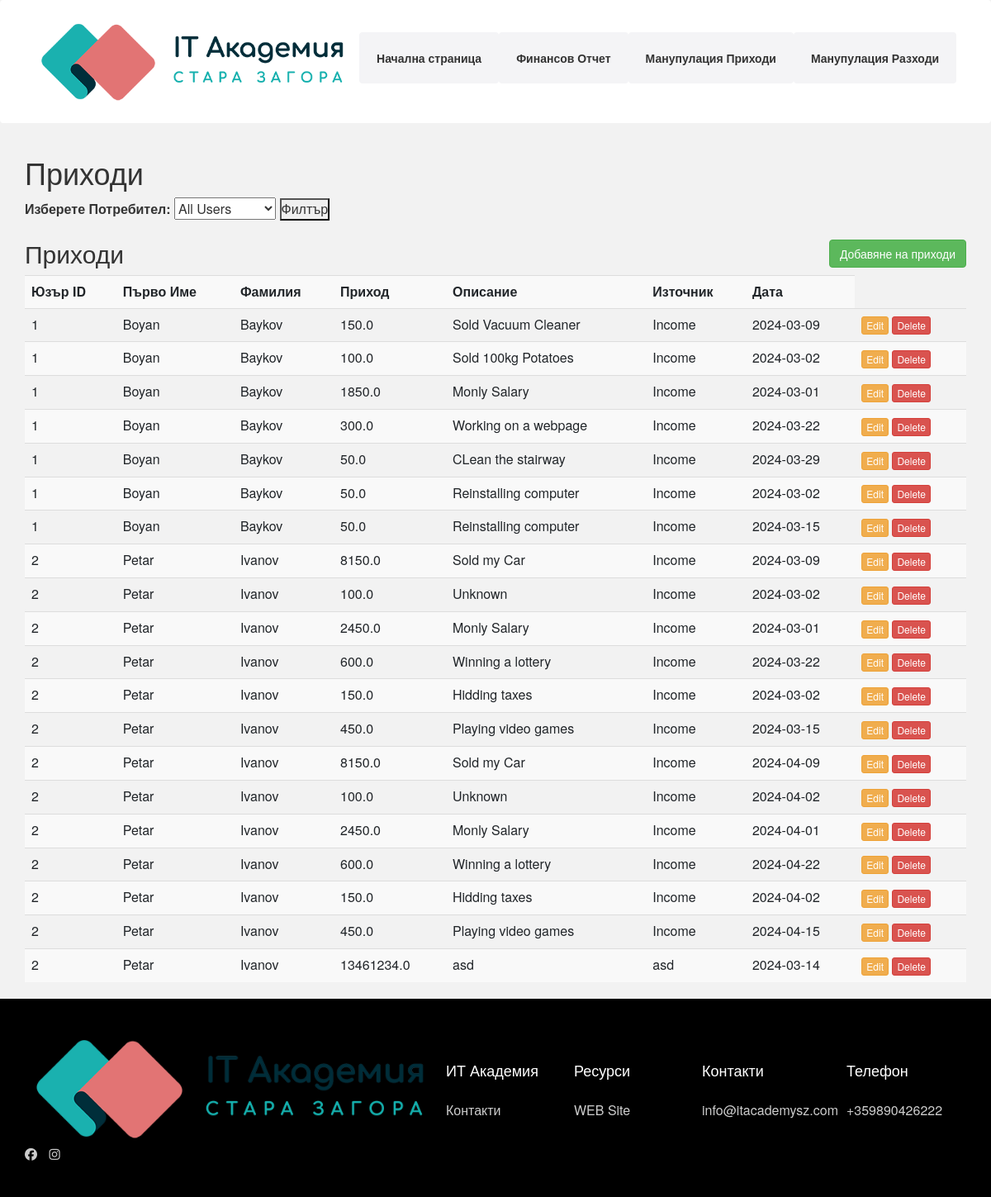
Page /index3 on the earlier database version.
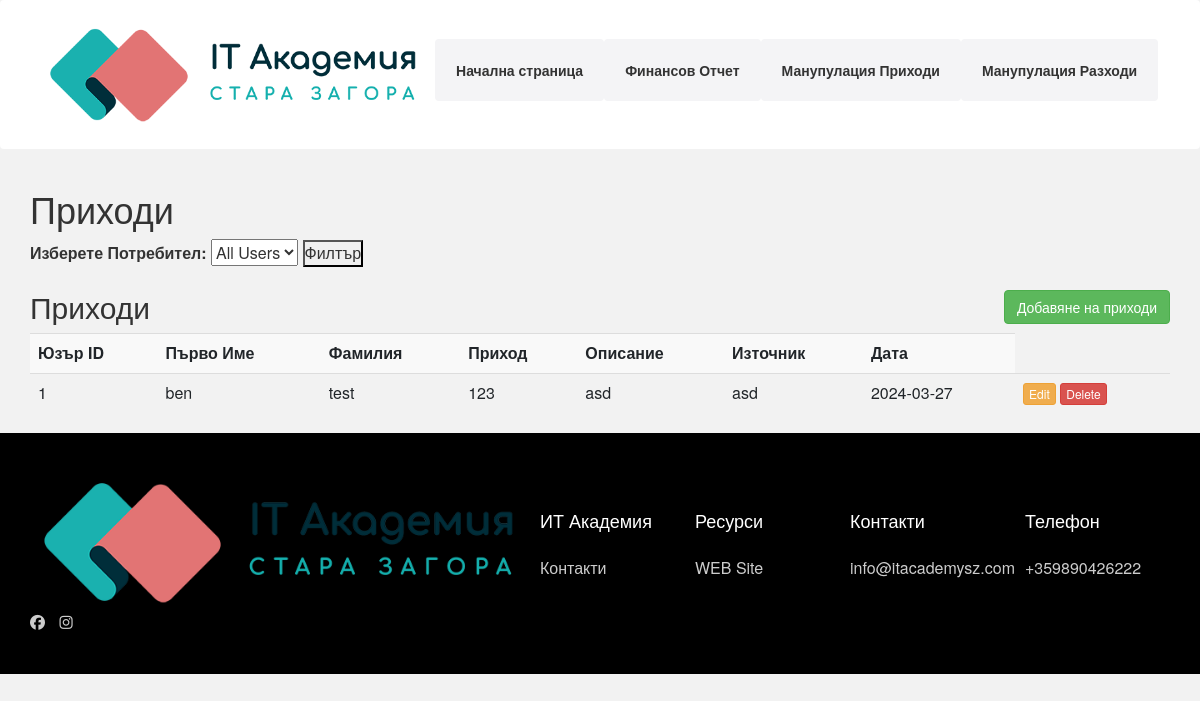
Same page on the later database version.
### web/alchemy.py (models this page shows)
class Income(Base):
    __tablename__ = 'income'
    id = Column(Integer, primary_key=True)
    user_id = Column(Integer, ForeignKey('users.id'))
    income = Column(Integer)
    description = Column(String)
    source = Column(String)
    date = Column(Date, default=datetime.now)
    user = relationship("User", back_populates="incomes")

class User(Base):
    __tablename__ = 'users'
    id = Column(Integer, primary_key=True)
    FirstName = Column(String)
    LastName = Column(String)
    incomes = relationship("Income", back_populates="user")

### web/app.py (the view)
@app.route('/index3', methods=['GET', 'POST'])
def Index3():
    cur.execute("SELECT FirstName, LastName  FROM users")
    user_names = [f"{row[0]} {row[1]}" for row in cur.fetchall()]
    if request.method == 'POST':
        selected_user_name = request.form.get('user_name')
        if selected_user_name:
            cur.execute("""SELECT i.id, i.user_id, u.FirstName, u.LastName, i.income, i.description, i.source, i.date
                            FROM income i
                            JOIN users u ON u.id = i.user_id
                            WHERE u.FirstName || ' ' || u.LastName = ?""", (selected_user_name,))
        else:
            cur.execute("""SELECT i.id, i.user_id, u.FirstName, u.LastName, i.income, i.description, i.source, i.date
                            FROM income i
                            JOIN users u ON u.id = i.user_id""")
        income_data = cur.fetchall()
    else:
        cur.execute("""SELECT i.id, i.user_id, u.FirstName, u.LastName, i.income, i.description, i.source, i.date
                        FROM income i
                        JOIN users u ON u.id = i.user_id""")
        income_data = cur.fetchall()
    return render_template('index3.html', income=income_data, user_names=user_names)

### web/templates/index3.html (shortened to what this page needs)
{% include "header.html" %}
<link href="{{url_for('static', filename = 'css/bootstrap.min.css')}}" rel="stylesheet">
{% block body %}
<div class="container">
   <div class="row">
      <div class="col md-12">
        <h1>Приходи</h1>
        <form method="POST" action="/index3">
          <label for="user_name">Изберете Потребител:</label>
          <select name="user_name" id="user_name">
              <option value="">All Users</option>
          </select>
          <button type="submit">Филтър</button>
        </form>
         <h2>Приходи
          <button type="button" class="btn btn-success  pull-right" data-toggle="modal" data-target="#myModal">Добавяне на приходи
          </button>
          </h2>
         <table class="table table-striped" >
           <tr>
               <th>Юзър ID</th>
               <th>Първо Име</th>
               <th>Фамилия</th>
               <th>Приход</th>
               <th>Описание</th>
               <th>Източник</th>
               <th>Дата</th>
            </tr>
            {% for row in income %}
            <tr>
               <td>{{row.1}}</td>
               <td>{{row.2}}</td>
               <td>{{row.3}}</td>
               <td>{{row.4}}</td>
               <td>{{row.5}}</td>
               <td>{{row.6}}</td>
               <td>{{row.7}}</td>
               <td>
                  <a href="/index3/update/{{row.0}}" class="btn btn-warning btn-xs" data-toggle="modal"
                     data-target="#modaledit{{row.0}}">Edit</a>
                  <a href="/index3/delete/{{ row.0 }}" class="btn btn-danger btn-xs"
                     onclick="return confirm('Are You Sure For Delete?')">Delete</a>
               </td>
            </tr>
            {% endfor %}
         </table>
      </div>
   </div>
</div>
{% endblock %}
{% include "footer.html" %}

### web/templates/header.html (shortened to what this page needs)
<!DOCTYPE html>
<html lang="en">
  <head>
    <link
      rel="stylesheet"
      href="https://cdnjs.cloudflare.com/ajax/libs/font-awesome/6.4.2/css/all.min.css"
    />
    <link
    rel="stylesheet"
    href="https://stackpath.bootstrapcdn.com/bootstrap/4.4.1/css/bootstrap.min.css"
  />
  <link
    rel="stylesheet"
    href="https://stackpath.bootstrapcdn.com/font-awesome/4.7.0/css/font-awesome.min.css"
  />
    <link rel="stylesheet" href="{{ url_for('static', filename='style.css') }}" />
  </head>
  <body style="background-color:#f2f2f2;font-size: 12pt;">
    <nav class="navbar">
      <div class="container">
        <div class="logo">
          <a href="/">
            <img src="{{ url_for('static', filename='it-academy-sz.png') }}" alt="logo" width="390px"/>
          </a>
        </div>
        <div class="main-menu">
          <ul class="menu-item">
            <li>
                <a class="btn" href="/">Начална страница</a>
            </li>
            <li>
                <a class="btn" href="index2" id="/index2" > Финансов Отчет</a>
            </li>
            <li>
                <a class="btn" href="index3" id="/index3" > Манупулация Приходи</a>
            </li>
            <li>
              <a class="btn" href="index4" id="/index4" > Манупулация Разходи</a>
          </li>
          </ul>
        </div>
      </div>
    </nav>

### web/templates/Footer.html
    <footer class="footer bg-black">
        <div class="container">
          <div class="footer-grid">
              <div>
                  <a href="https://itacademysz.com/">
                  <img src="{{ url_for('static', filename='it-academy-sz.png') }}" alt="logo" width="500"/>
                  </a>
                  <a href="https://www.facebook.com/itacademysz/"><i class="fab fa-facebook"></i></a>
                  <a href="https://www.instagram.com/itacademystarazagora/"><i class="fab fa-instagram"></i></a>
                </div>
              <div>
              <h4>ИТ Академия</h4>
              <ul>
                <li><a href="https://itacademysz.com/contacts/">Контакти</a></li>
              </ul>
            </div>
            <div>
              <h4>Ресурси</h4>
              <ul>
                <li><a href="https://itacademysz.com/">WEB Site</a></li>
              </ul>
            </div>
            <div>
              <h4>Контакти</h4>
              <ul>
                <li>
                  <a href="#">info@itacademysz.com</a>
                </li>
              </ul>
            </div>
            <div>
              <h4>Телефон</h4>
              <ul>
                <li>
                  <a href="#">+359890426222</a>
                </li>
              </ul>
            </div>
          </div>
        </div>
      </footer>
    </body>
  </html>

### web/static/style.css (style rules this page uses)
* { box-sizing: border-box; margin: 0; padding: 0; }
:root { --primary-color: #377feb; --light-color: #f4f4f6; --dark-color: #111; }
body { font-family: 'Poppins', sans-serif; font-size: 16px; line-height: 1.5; background: #fff; overflow-x: hidden; }
a { text-decoration: none; color: #333; }
ul { list-style: none; }
.navbar { background: #fff; padding: 20px; }
.navbar .container { display: flex; justify-content: space-between; align-items: center; }
.navbar .main-menu ul { display: flex; padding: 0.25rem; }
.navbar ul li a { padding: 20px 20px 20px; display: block; font-weight: 600; transition: 0.5s; }
.navbar ul li:last-child a { margin-left: 10px 10px; }
.footer { padding: 40px 0; }
.footer h4 { margin-bottom: 10px; }
.footer ul li { line-height: 3.5; }
.footer a { color: #ccc; }
.footer i { font-size: 1.5rem; margin-right: 10px; }
.footer-grid { display:grid; grid-template-columns: 1fr 1fr 1fr 1fr 1fr; gap: 10px; justify-content: center; align-items: center; }
.container { max-width: 1300px; margin: 0 auto; padding: 0 15px; }
.btn { display:block; padding: 13px 20px; background: var(--light-color); color: #333; font-weight: 800; text-decoration: none; border: none; border-radius: 115px; cursor: pointer; text-align: center; transition: 0.5s; }
.bg-black { background: #000; color: #fff; }

Differences in the rows shown:
removed Income: user "1", FirstName "Boyan", LastName "Baykov", income "150.0", description "Sold Vacuum Cleaner", source "Income", date "2024-03-09"
removed Income: user "1", FirstName "Boyan", LastName "Baykov", income "100.0", description "Sold 100kg Potatoes", source "Income", date "2024-03-02"
removed Income: user "1", FirstName "Boyan", LastName "Baykov", income "1850.0", description "Monly Salary", source "Income", date "2024-03-01"
removed Income: user "1", FirstName "Boyan", LastName "Baykov", income "300.0", description "Working on a webpage", source "Income", date "2024-03-22"
removed Income: user "1", FirstName "Boyan", LastName "Baykov", income "50.0", description "CLean the stairway", source "Income", date "2024-03-29"
removed Income: user "1", FirstName "Boyan", LastName "Baykov", income "50.0", description "Reinstalling computer", source "Income", date "2024-03-02"
removed Income: user "1", FirstName "Boyan", LastName "Baykov", income "50.0", description "Reinstalling computer", source "Income", date "2024-03-15"
removed Income: user "2", FirstName "Petar", LastName "Ivanov", income "8150.0", description "Sold my Car", source "Income", date "2024-03-09"
removed Income: user "2", FirstName "Petar", LastName "Ivanov", income "100.0", description "Unknown", source "Income", date "2024-03-02"
removed Income: user "2", FirstName "Petar", LastName "Ivanov", income "2450.0", description "Monly Salary", source "Income", date "2024-03-01"
removed Income: user "2", FirstName "Petar", LastName "Ivanov", income "600.0", description "Winning a lottery", source "Income", date "2024-03-22"
removed Income: user "2", FirstName "Petar", LastName "Ivanov", income "150.0", description "Hidding taxes", source "Income", date "2024-03-02"
removed Income: user "2", FirstName "Petar", LastName "Ivanov", income "450.0", description "Playing video games", source "Income", date "2024-03-15"
removed Income: user "2", FirstName "Petar", LastName "Ivanov", income "8150.0", description "Sold my Car", source "Income", date "2024-04-09"
removed Income: user "2", FirstName "Petar", LastName "Ivanov", income "100.0", description "Unknown", source "Income", date "2024-04-02"
removed Income: user "2", FirstName "Petar", LastName "Ivanov", income "2450.0", description "Monly Salary", source "Income", date "2024-04-01"
removed Income: user "2", FirstName "Petar", LastName "Ivanov", income "600.0", description "Winning a lottery", source "Income", date "2024-04-22"
removed Income: user "2", FirstName "Petar", LastName "Ivanov", income "150.0", description "Hidding taxes", source "Income", date "2024-04-02"
removed Income: user "2", FirstName "Petar", LastName "Ivanov", income "450.0", description "Playing video games", source "Income", date "2024-04-15"
removed Income: user "2", FirstName "Petar", LastName "Ivanov", income "13461234.0", description "asd", source "asd", date "2024-03-14"
added Income: user "1", FirstName "ben", LastName "test", income "123", description "asd", source "asd", date "2024-03-27"
